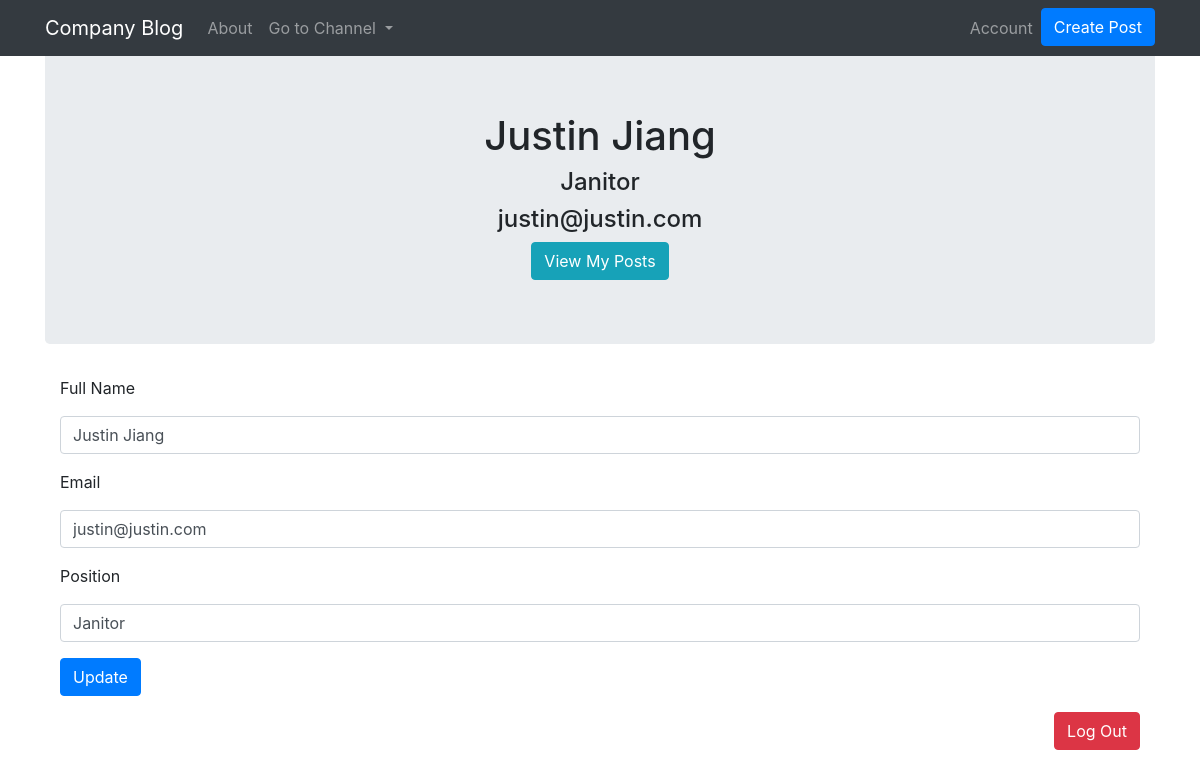
/account (signed in), run on the app's committed database.
### blogApp/models.py (models this page shows, shortened)
class User(db.Model, UserMixin):
    __tablename__ = 'users'
    id = db.Column(db.Integer, primary_key = True)
    email = db.Column(db.String(64), unique=True, index=True)
    username = db.Column(db.String(64), unique=True, index=True)
    position = db.Column(db.String(64), index=True)
    password_hash = db.Column(db.String(128))
    posts = db.relationship('Post', backref='author', lazy=True)

### blogApp/users/views.py (the view)
@users.route("/account", methods=['GET', 'POST'])
@login_required
def account():
    form = UpdateUserForm()
    if form.validate_on_submit():
        form.check_email(form.email)
        form.check_username(form.username)
        current_user.email = form.email.data
        current_user.username = form.username.data
        current_user.position = form.position.data
        db.session.commit()
        return redirect(url_for('users.account'))
    elif request.method == 'GET':
        form.email.data = current_user.email
        form.username.data = current_user.username
        form.position.data = current_user.position
    return render_template('account.html', form=form)

### blogApp/users/forms.py (shortened to what this page needs)
class UpdateUserForm(FlaskForm):
    email = StringField('Email', validators=[DataRequired(),Email()])
    username = StringField('Full Name', validators=[DataRequired()])
    position = StringField('Position', validators=[DataRequired()])
    submit = SubmitField('Update')

### blogApp/__init__.py (called while the page is built)
@app.context_processor
def inject_test():
	departments = NewPostForm.departments
	return dict(departments=departments)

### blogApp/models.py (called while the page is built)
@login_manager.user_loader
def load_user(user_id):
    return User.query.get(user_id)

### blogApp/templates/account.html (shortened to what this page needs)
{% extends "base.html" %}
{% block content %}
<div class="jumbotron">
  <div align='center'>
    <h1 >{{current_user.username}}</h1>
    <h4>{{ current_user.position }}</h4>
    <h4>{{ current_user.email }}</h4>
    <a class="btn btn-info" href="{{ url_for('users.user_posts', username=current_user.username) }}">View My Posts</a>
  </div>
</div>
<div class="container">
    <form method="POST">
        <div class="form-group">
            {{ form.username.label(class="form-group") }}
            {{form.username(class='form-control')  }}
        </div>
        <div class="form-group">
            {{ form.email.label(class="form-group") }}
            {{form.email(class='form-control')  }}
        </div>
        <div class="form-group">
            {{ form.position.label(class="form-group") }}
            {{ form.position(class="form-control") }}
        </div>
        <div class="form-group">
            {{ form.submit(class="btn btn-primary") }}
        </div>
    </form>
    <div align="right">
        <a class="btn btn-danger" href="{{ url_for('users.logout') }}">Log Out</a>
    </div>
</div>
{% endblock content %}

### data on the page
User: username "Justin Jiang", position "Janitor", email "justin@justin.com"
